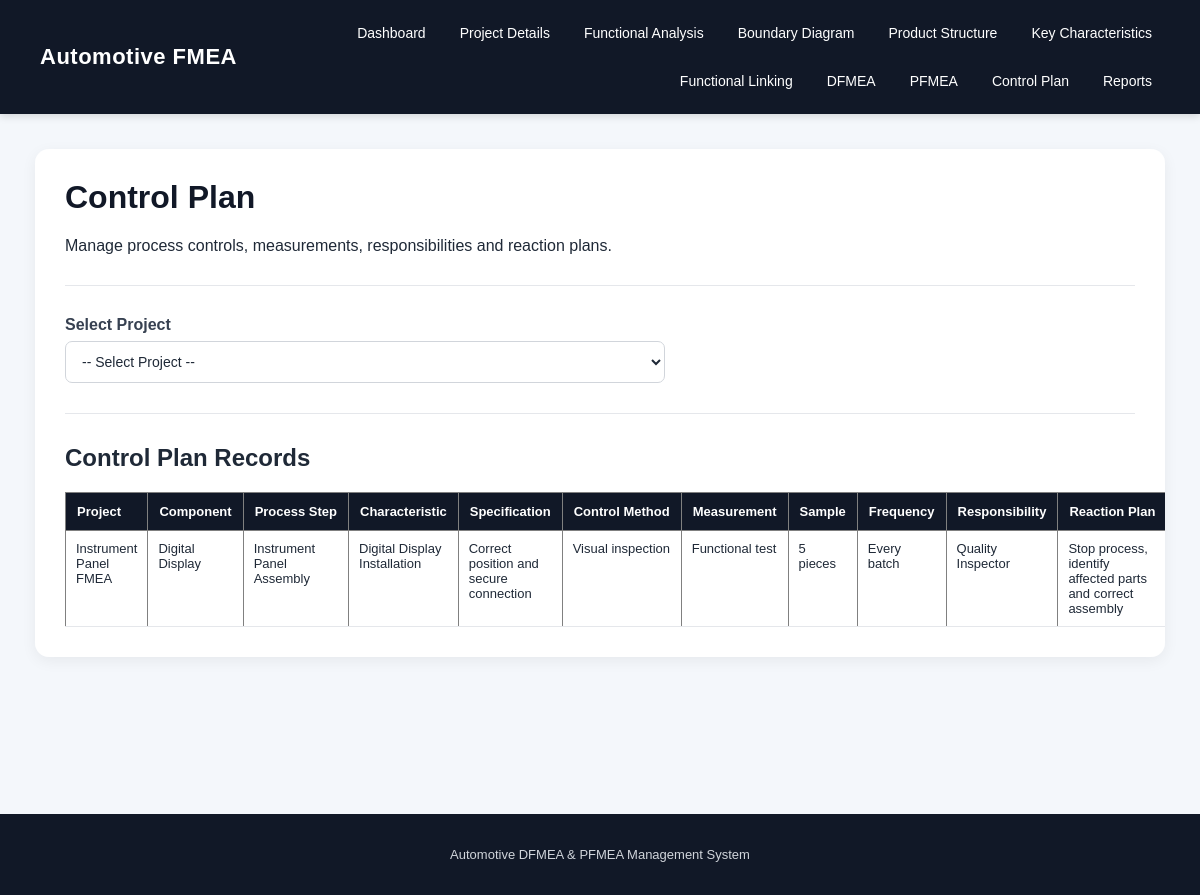
Page /control-plan on the committed database.
### tables this page shows
CREATE TABLE control_plan (
            id INTEGER PRIMARY KEY AUTOINCREMENT,
            project_id INTEGER,
            component_id INTEGER,
            process_step TEXT,
            characteristic TEXT,
            specification TEXT,
            control_method TEXT,
            measurement_method TEXT,
            sample_size TEXT,
            frequency TEXT,
            responsibility TEXT,
            reaction_plan TEXT,
            FOREIGN KEY (project_id) REFERENCES projects(id),
            FOREIGN KEY (component_id) REFERENCES product_structure(id)
        );

CREATE TABLE projects (
            id INTEGER PRIMARY KEY AUTOINCREMENT,
            project_name TEXT NOT NULL,
            product_name TEXT,
            customer TEXT,
            project_number TEXT,
            created_date TEXT
        );

CREATE TABLE product_structure (
            id INTEGER PRIMARY KEY AUTOINCREMENT,
            project_id INTEGER NOT NULL,
            parent_id INTEGER,
            component_name TEXT NOT NULL,
            component_type TEXT,
            label TEXT,
            part_number TEXT,
            level INTEGER DEFAULT 0,
            description TEXT,
            FOREIGN KEY (project_id) REFERENCES projects(id),
            FOREIGN KEY (parent_id) REFERENCES product_structure(id)
        );

### app.py (the view, shortened to what this page needs)
@app.route("/control-plan", methods=["GET", "POST"])
def control_plan():
    conn = get_db()
    selected_project_id = request.args.get(
        "project_id",
        ""
    )
    projects = conn.execute("""
        SELECT
            id,
            project_name,
            product_name
        FROM projects
        ORDER BY id DESC
    """).fetchall()
    if selected_project_id:
        components = conn.execute("""
            SELECT
                id,
                component_name,
                component_type,
                part_number,
                level
            FROM product_structure
            WHERE project_id = ?
            ORDER BY level, id
        """, (
            selected_project_id,
        )).fetchall()
    else:
        components = []
    records = conn.execute("""
        SELECT
            cp.*,
            p.project_name,
            ps.component_name
        FROM control_plan AS cp

        LEFT JOIN projects AS p
            ON cp.project_id = p.id

        LEFT JOIN product_structure AS ps
            ON cp.component_id = ps.id

        ORDER BY cp.id DESC
    """).fetchall()
    conn.close()
    return render_template(
        "control_plan.html",
        projects=projects,
        components=components,
        records=records,
        selected_project_id=selected_project_id
    )

### app.py (called while the page is built)
def get_db():
    os.makedirs("database", exist_ok=True)
    conn = sqlite3.connect(DATABASE)
    conn.row_factory = sqlite3.Row
    return conn

### templates/control_plan.html (shortened to what this page needs)
{% extends "base.html" %}
{% block content %}
<div class="container">
    <h1>Control Plan</h1>
    <p>Manage process controls, measurements, responsibilities and reaction plans.</p>
    <hr>
    <form method="GET" action="{{ url_for('control_plan') }}">
        <label><b>Select Project</b></label>
        <select name="project_id" onchange="this.form.submit()" required>
            <option value="">-- Select Project --</option>
        </select>
    </form>
    <hr>
    <h2>Control Plan Records</h2>
    {% if records %}
    <table border="1"
           cellpadding="8"
           cellspacing="0"
           width="100%">
        <tr>
            <th>Project</th>
            <th>Component</th>
            <th>Process Step</th>
            <th>Characteristic</th>
            <th>Specification</th>
            <th>Control Method</th>
            <th>Measurement</th>
            <th>Sample</th>
            <th>Frequency</th>
            <th>Responsibility</th>
            <th>Reaction Plan</th>
        </tr>
        {% for record in records %}
        <tr>
            <td>{{ record['project_name'] }}</td>
            <td>{{ record['component_name'] }}</td>
            <td>{{ record['process_step'] }}</td>
            <td>{{ record['characteristic'] }}</td>
            <td>{{ record['specification'] }}</td>
            <td>{{ record['control_method'] }}</td>
            <td>{{ record['measurement_method'] }}</td>
            <td>{{ record['sample_size'] }}</td>
            <td>{{ record['frequency'] }}</td>
            <td>{{ record['responsibility'] }}</td>
            <td>{{ record['reaction_plan'] }}</td>
        </tr>
        {% endfor %}
    </table>
    {% else %}
    <p>No Control Plan records created yet.</p>
    {% endif %}
</div>
{% endblock %}

### static/css/style.css (style rules this page uses)
* { box-sizing: border-box; }
body { margin: 0; font-family: Arial, Helvetica, sans-serif; background: #f4f7fb; color: #1f2937; }
.container { max-width: 1250px; margin: auto; background: white; padding: 30px; border-radius: 14px; box-shadow: 0 4px 15px rgba(0, 0, 0, 0.06); overflow-x: auto; }
.container h1 { margin-top: 0; color: #111827; }
.container h2 { margin-top: 28px; color: #1f2937; }
form { margin-top: 15px; }
label { display: block; margin-bottom: 7px; color: #374151; font-weight: 500; }
input, select, textarea { width: 100%; max-width: 600px; padding: 11px 12px; border: 1px solid #d1d5db; border-radius: 7px; font-size: 14px; background: white; color: #1f2937; }
table { border-collapse: collapse; margin-top: 15px; background: white; width: 100%; }
th { background: #111827; color: white; padding: 11px; text-align: left; font-size: 13px; white-space: nowrap; }
td { padding: 10px; border-bottom: 1px solid #e5e7eb; font-size: 13px; vertical-align: top; }
.container table { min-width: 800px; }
hr { border: none; border-top: 1px solid #e5e7eb; margin: 30px 0; }

### rows in the picture
control_plan: project_name "Instrument Panel FMEA", component_name "Digital Display", process_step "Instrument Panel Assembly", characteristic "Digital Display Installation", specification "Correct position and secure connection", control_method "Visual inspection", measurement_method "Functional test", sample_size "5 pieces", frequency "Every batch", responsibility "Quality Inspector", reaction_plan "Stop process, identify affected parts and correct assembly"
